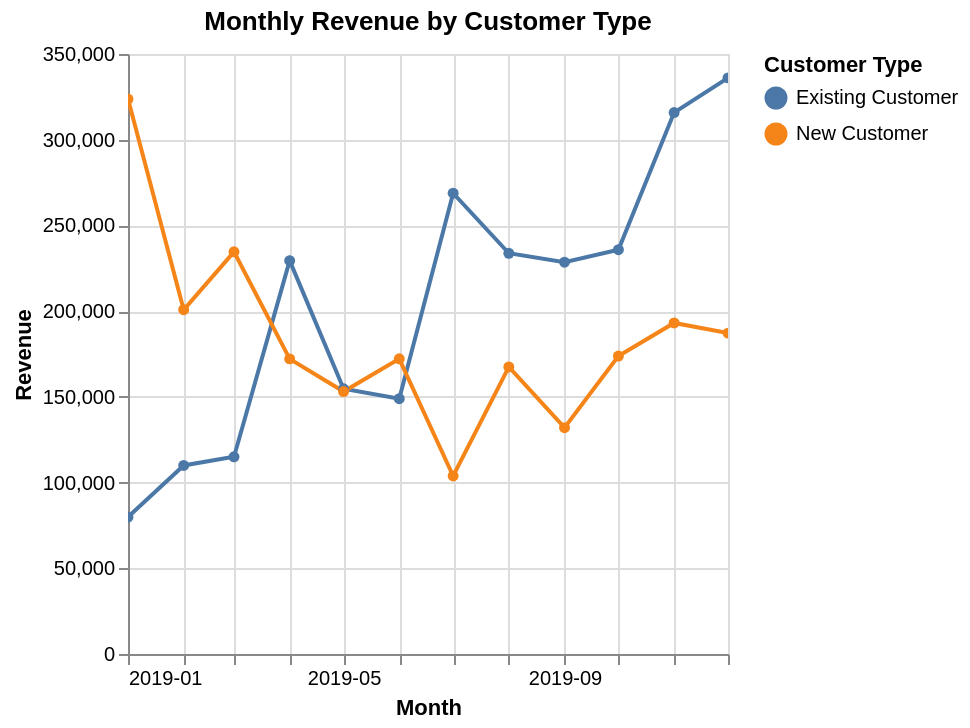

The notebook cell this image was saved under:
### Code cell
# Convert 'Transaction_Date' to datetime objects
online_sales_df['Transaction_Date'] = pd.to_datetime(online_sales_df['Transaction_Date'])

# Calculate Revenue
online_sales_df['Revenue'] = online_sales_df['Quantity'] * online_sales_df['Avg_Price']

# Merge DataFrames on 'CustomerID'
merged_df = pd.merge(online_sales_df, customers_df, on='CustomerID', how='left')

# Identify the first purchase date for each customer
first_purchase_dates = merged_df.groupby('CustomerID')['Transaction_Date'].min().reset_index()
first_purchase_dates.rename(columns={'Transaction_Date': 'first_purchase_date'}, inplace=True)

# Merge first purchase dates back to the main DataFrame
merged_df = pd.merge(merged_df, first_purchase_dates, on='CustomerID', how='left')

# Categorize customers as 'New Customer' or 'Existing Customer'
merged_df['customer_type'] = merged_df.apply(lambda row: 'New Customer' if row['Transaction_Date'].date() == row['first_purchase_date'].date() else 'Existing Customer', axis=1)

# Extract month and year from Transaction_Date
merged_df['transaction_month'] = merged_df['Transaction_Date'].dt.to_period('M').astype(str)

# Calculate monthly revenue by customer type
monthly_revenue = merged_df.groupby(['transaction_month', 'customer_type'])['Revenue'].sum().reset_index()

# Sort by transaction_month for proper plotting
monthly_revenue['transaction_month_sort'] = pd.to_datetime(monthly_revenue['transaction_month'])
monthly_revenue = monthly_revenue.sort_values('transaction_month_sort')

# Plot the monthly revenue
chart = alt.Chart(monthly_revenue).mark_line(point=True).encode(
    x=alt.X('transaction_month:T', title='Month', axis=alt.Axis(format='%Y-%m')),
    y=alt.Y('Revenue:Q', title='Revenue'),
    color=alt.Color('customer_type:N', title='Customer Type'),
    tooltip=['transaction_month', 'customer_type', 'Revenue']
).properties(
    title='Monthly Revenue by Customer Type'
).interactive()

chart.show()

### Figure 1 — Vega-Lite specification as saved in the notebook (floating-point values rounded to 4 significant figures)
{"config": {"view": {"continuousWidth": 300, "continuousHeight": 300}}, "data": {"name": "data-e64a054eb87c9b7e7972284a01cc6091"}, "mark": {"type": "line", "point": true}, "encoding": {"color": {"field": "customer_type", "title": "Customer Type", "type": "nominal"}, "tooltip": [{"field": "transaction_month", "type": "nominal"}, {"field": "customer_type", "type": "nominal"}, {"field": "Revenue", "type": "quantitative"}], "x": {"axis": {"format": "%Y-%m"}, "field": "transaction_month", "title": "Month", "type": "temporal"}, "y": {"field": "Revenue", "title": "Revenue", "type": "quantitative"}}, "params": [{"name": "param_18", "select": {"type": "interval", "encodings": ["x", "y"]}, "bind": "scales"}], "title": "Monthly Revenue by Customer Type", "$schema": "https://vega.github.io/schema/vega-lite/v5.20.1.json", "datasets": {"data-e64a054eb87c9b7e7972284a01cc6091": [{"transaction_month": "2019-01", "customer_type": "Existing Customer", "Revenue": 79880.0, "transaction_month_sort": "2019-01-01T00:00:00"}, {"transaction_month": "2019-01", "customer_type": "New Customer", "Revenue": 323700.0, "transaction_month_sort": "2019-01-01T00:00:00"}, {"transaction_month": "2019-02", "customer_type": "Existing Customer", "Revenue": 110000.0, "transaction_month_sort": "2019-02-01T00:00:00"}, {"transaction_month": "2019-02", "customer_type": "New Customer", "Revenue": 200800.0, "transaction_month_sort": "2019-02-01T00:00:00"}, {"transaction_month": "2019-03", "customer_type": "Existing Customer", "Revenue": 115000.0, "transaction_month_sort": "2019-03-01T00:00:00"}, {"transaction_month": "2019-03", "customer_type": "New Customer", "Revenue": 234600.0, "transaction_month_sort": "2019-03-01T00:00:00"}, {"transaction_month": "2019-04", "customer_type": "Existing Customer", "Revenue": 229500.0, "transaction_month_sort": "2019-04-01T00:00:00"}, {"transaction_month": "2019-04", "customer_type": "New Customer", "Revenue": 172200.0, "transaction_month_sort": "2019-04-01T00:00:00"}, {"transaction_month": "2019-05", "customer_type": "Existing Customer", "Revenue": 154700.0, "transaction_month_sort": "2019-05-01T00:00:00"}, {"transaction_month": "2019-05", "customer_type": "New Customer", "Revenue": 153100.0, "transaction_month_sort": "2019-05-01T00:00:00"}, {"transaction_month": "2019-06", "customer_type": "New Customer", "Revenue": 172200.0, "transaction_month_sort": "2019-06-01T00:00:00"}, {"transaction_month": "2019-06", "customer_type": "Existing Customer", "Revenue": 148900.0, "transaction_month_sort": "2019-06-01T00:00:00"}, {"transaction_month": "2019-07", "customer_type": "Existing Customer", "Revenue": 268800.0, "transaction_month_sort": "2019-07-01T00:00:00"}, {"transaction_month": "2019-07", "customer_type": "New Customer", "Revenue": 103800.0, "transaction_month_sort": "2019-07-01T00:00:00"}, {"transaction_month": "2019-08", "customer_type": "Existing Customer", "Revenue": 233800.0, "transaction_month_sort": "2019-08-01T00:00:00"}, {"transaction_month": "2019-08", "customer_type": "New Customer", "Revenue": 167400.0, "transaction_month_sort": "2019-08-01T00:00:00"}, {"transaction_month": "2019-09", "customer_type": "Existing Customer", "Revenue": 228500.0, "transaction_month_sort": "2019-09-01T00:00:00"}, {"transaction_month": "2019-09", "customer_type": "New Customer", "Revenue": 132000.0, "transaction_month_sort": "2019-09-01T00:00:00"}, {"transaction_month": "2019-10", "customer_type": "Existing Customer", "Revenue": 235900.0, "transaction_month_sort": "2019-10-01T00:00:00"}, {"transaction_month": "2019-10", "customer_type": "New Customer", "Revenue": 173800.0, "transaction_month_sort": "2019-10-01T00:00:00"}, {"transaction_month": "2019-11", "customer_type": "Existing Customer", "Revenue": 315800.0, "transaction_month_sort": "2019-11-01T00:00:00"}, {"transaction_month": "2019-11", "customer_type": "New Customer", "Revenue": 193100.0, "transaction_month_sort": "2019-11-01T00:00:00"}, {"transaction_month": "2019-12", "customer_type": "Existing Customer", "Revenue": 336100.0, "transaction_month_sort": "2019-12-01T00:00:00"}, {"transaction_month": "2019-12", "customer_type": "New Customer", "Revenue": 187200.0, "transaction_month_sort": "2019-12-01T00:00:00"}]}}
